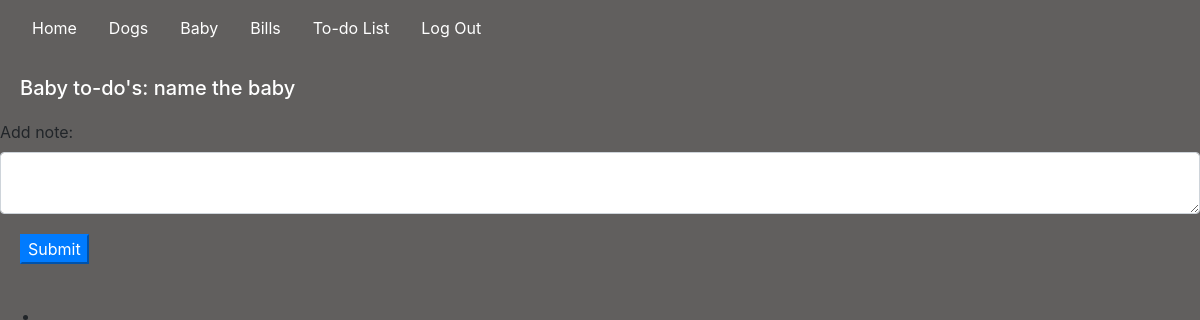
Before: /baby (signed in) with the older database file.
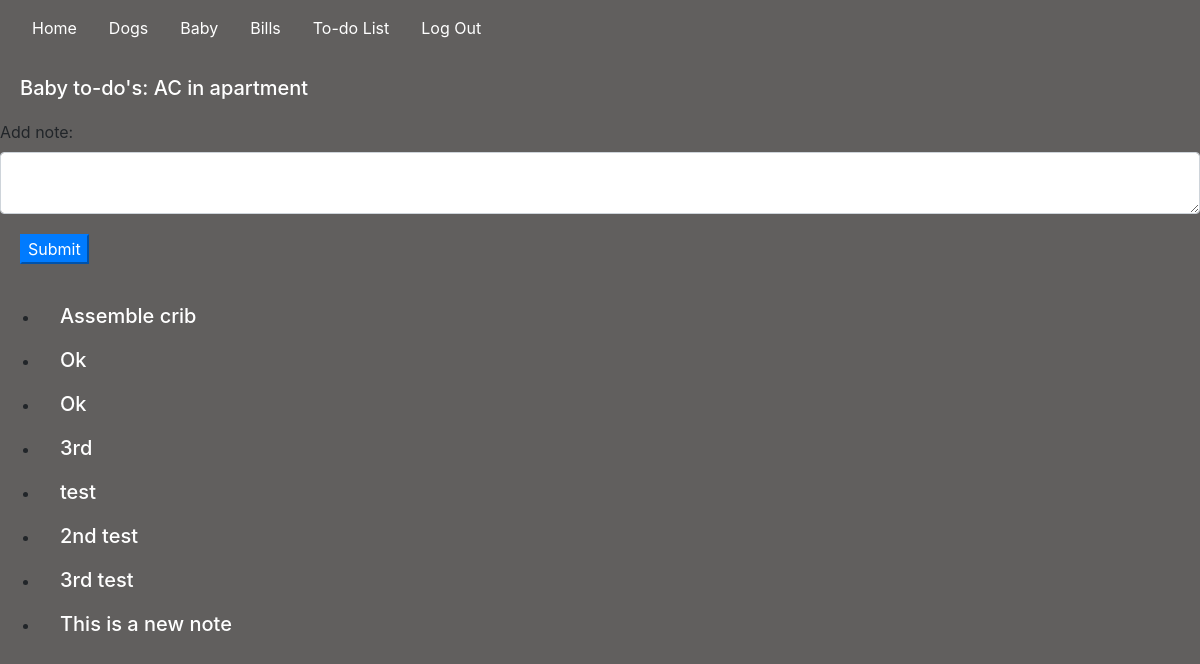
After: the same page with the newer database file.
### housemanager/models.py (models this page shows, shortened)
class Todo(models.Model):
    todo = models.CharField(max_length = 200)
    done = models.BooleanField(default=False)
    todo_date = models.DateField(default=datetime.now, blank=True)
    todo_cat = models.CharField(max_length=200, blank = True)

class Baby(models.Model):
    baby_name = models.CharField(max_length=100, default="Iora")
    baby_note = models.TextField(blank=True)
    def __str__(self):
        return f"{self.baby_name}"

### housemanager/views.py (the view)
# urls.py: path("baby", views.baby, name="baby"),
@login_required(login_url="/login")
@csrf_exempt
def baby(request):
    if request.method == "GET":
        baby = Baby.objects.all()
        print(baby)
        baby_todo = Todo.objects.filter(todo_cat="Baby", done=False)
        return render(request, "housemanager/baby.html", {
            "baby_todo": baby_todo,
            "baby": baby
        })
    else:
        data = json.loads(request.body)
        note = data.get("note")
        baby_note = Baby(baby_note=note)
        baby_note.save()
        return JsonResponse({"message": "Note added"}, status=201)

### housemanager/templates/housemanager/baby.html (shortened to what this page needs)
{% extends "housemanager/layout.html" %}
{% load static %}
{% block body %}
{% for baby_todo in baby_todo %}
    <h5>Baby to-do's: {{baby_todo.todo}}</h5>
{% endfor %}
<label for="note">Add note:</label>
<textarea class="form-control" id="note"></textarea>
<button class="btn-primary" id="note-but">Submit</button>
<div>
    <ul id="baby-notes">
        {% for baby in baby %}
        <li>
            <h5>{{baby.baby_note}}</h5>
        </li>
        {% endfor %}
    </ul>
</div>
{% endblock %}

Changed rows visible on the page:
no longer on this page (row edited): Todo: todo "name the baby"
added Todo: todo "AC in apartment"
added Baby: baby_note "Assemble crib"
added Baby: baby_note "Ok"
added Baby: baby_note "Ok"
added Baby: baby_note "3rd"
added Baby: baby_note "test"
added Baby: baby_note "2nd test"
added Baby: baby_note "3rd test"
added Baby: baby_note "This is a new note"
